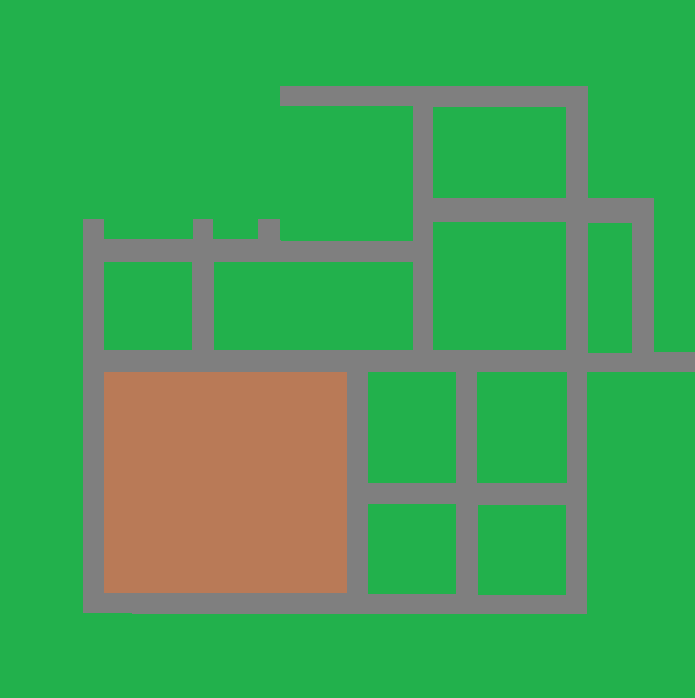
#> input picture projekt2/data/projekt2/mi.png, 695 x 698 px
$ python ruch_chase.py
#> lines starting #> are read from the running program, lines starting #| are printed output that depends on the picture


import sys
import time
import math
from PIL import Image
import numpy as np
import os


try:
    from pymorse import Morse
except ImportError:
    print("you need first to install pymorse, the Python bindings for MORSE!")
    sys.exit(1)

try:
    dir_path = os.path.dirname(os.path.dirname(os.path.abspath(__file__)))                        # getting friction map directory to make friction matrix
    map1 = Image.open(dir_path+"/data/projekt2/mi.png")
#> map1 is the input picture: PIL image 695x698 RGB; mean R, G, B 66.5, 162.4, 85.9

except:
    print("can't open the image")
    sys.exit(1)

x, y = map1.size                                                                                  # getting map size
#> x = 695; y = 698

mi = np.zeros((x,y))                                                                              # initializing friction matrix


for i in range(0, y):
    for p in range(0, x):

        r, g, b = map1.getpixel((p,i))
        if (r == 185 and g == 122 and b == 87):
            mi[p, i] = 5                                                                          # sand friction = 5
        if (r == 34 and g == 177 and b == 76):
            mi[p, i] = 2                                                                          # grass friction = 2
        if (r == 127 and g == 127 and b == 127):
            mi[p, i] = 1                                                                          # sidewalk friction = 1
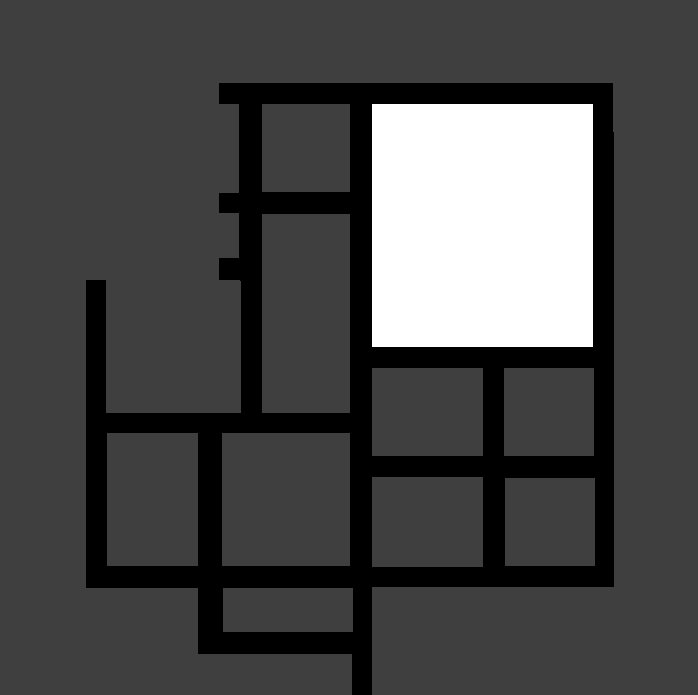
#> mi: shape (695, 698) float64; min 1, max 5, mean 2.16; drawn with min black and max white


v = 0.0                                                                                           # linear speed
w = 0.0                                                                                           # rotation speed
alfa = 0.0                                                                                        # required pitch angle
K = [0, -1, -4, -0.26]                                                                            # controller matrix
controller_enable=True;
l = 1.8
axis_width = 1.17

# [7 lines left out: function v_calc, not called in this run]


def save_route():                                       # saving your route to the new .png file
    global map1
    map1.save("output2.png")


# [53 lines left out: function controll, not called in this run]


for i in range(100):
    print(i)
    try:                                        # trying to connect with Morse

#> (the run stopped early here; a loop or call above may not have finished)
